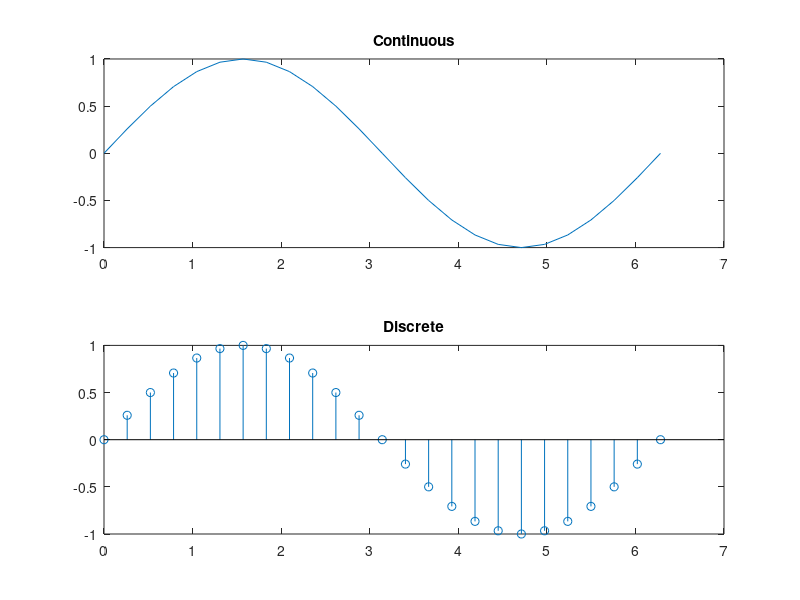

Source code (MATLAB):
%{
Author: Haruka Kido
EE 314L
Lab 2. Continuous and Discrete Functions in MatLAB
Activity 1: Continuous and Discrete Signals
September 11, 2021
%}

t=linspace(0,2*pi,25);  % time range
y=sin(t);                % Sinusoidal analog signal
subplot(2,1,1);
plot(t,y);              % plot y as a function of t using the function plot
title('Continuous')

subplot(2,1,2);
stem(t,y);              % plot y as a function of t using the function stem
title('Discrete');